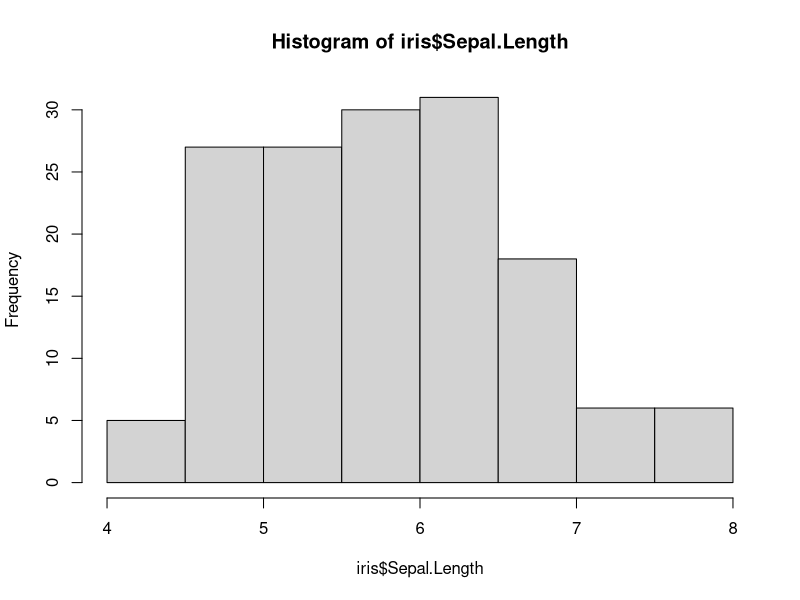
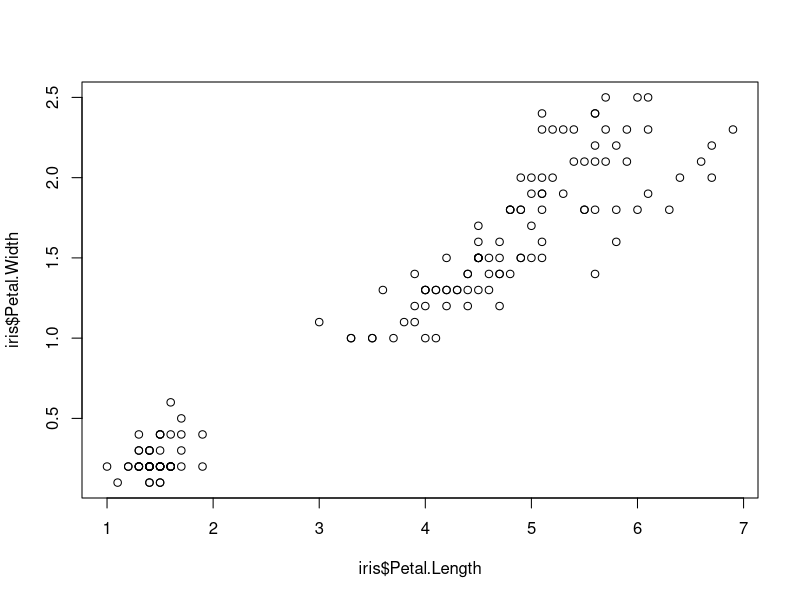
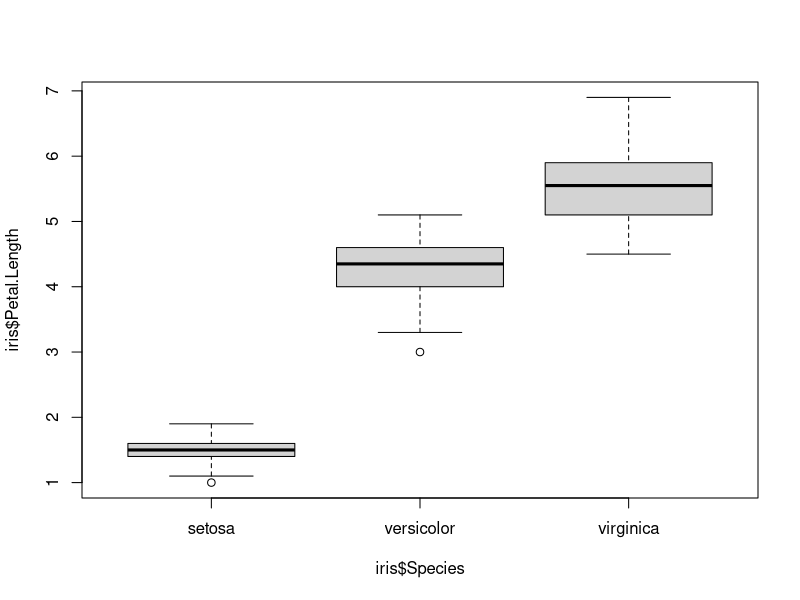
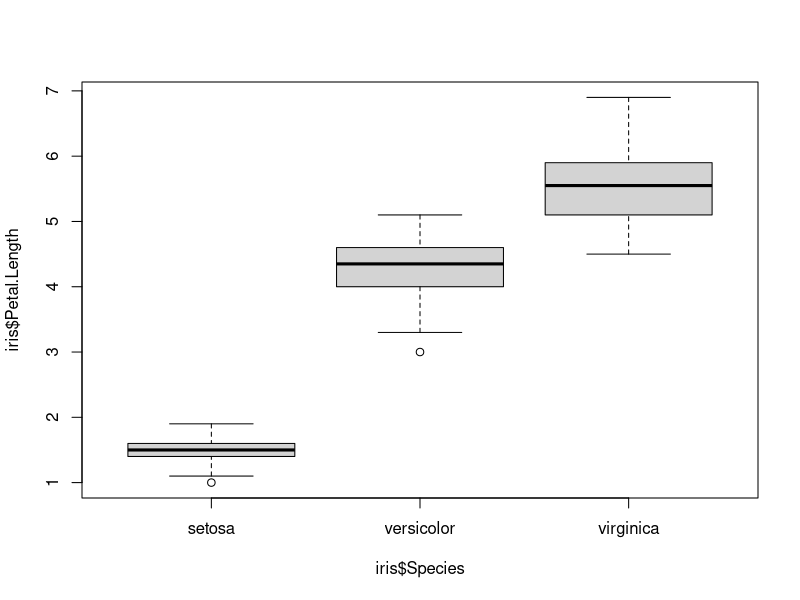
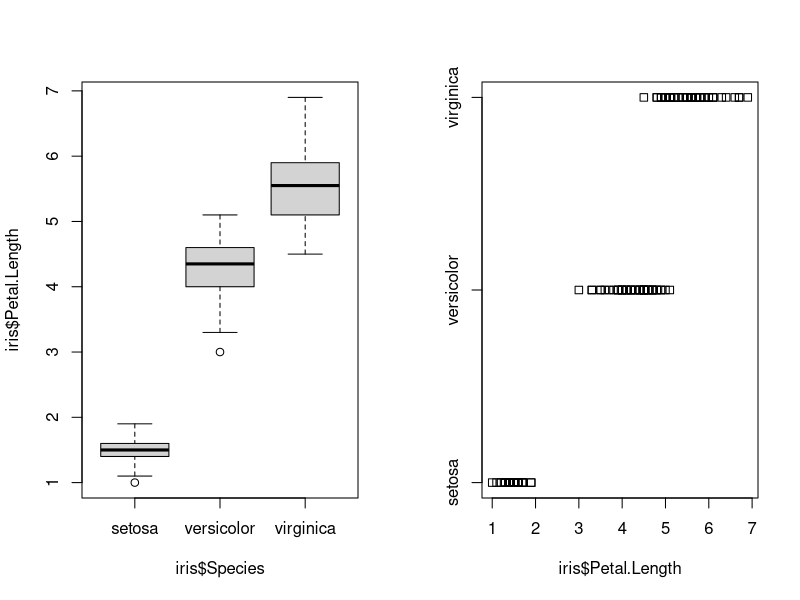
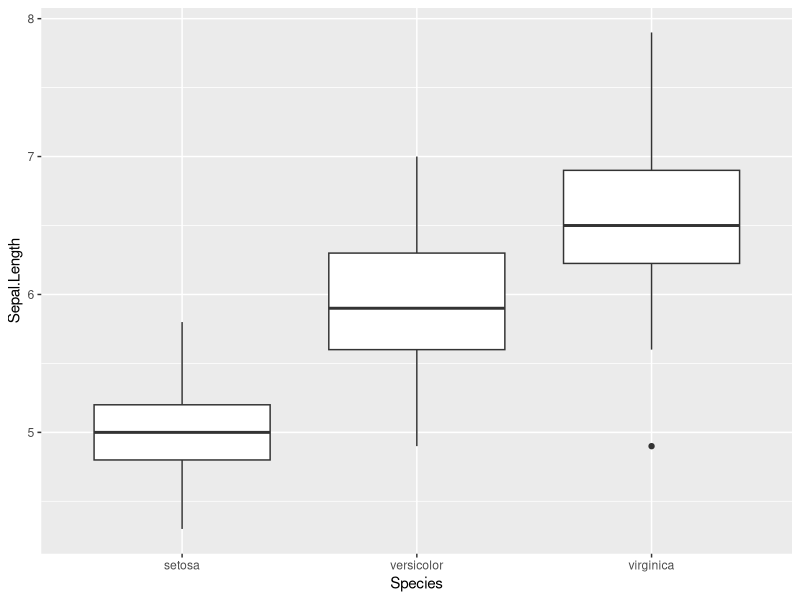
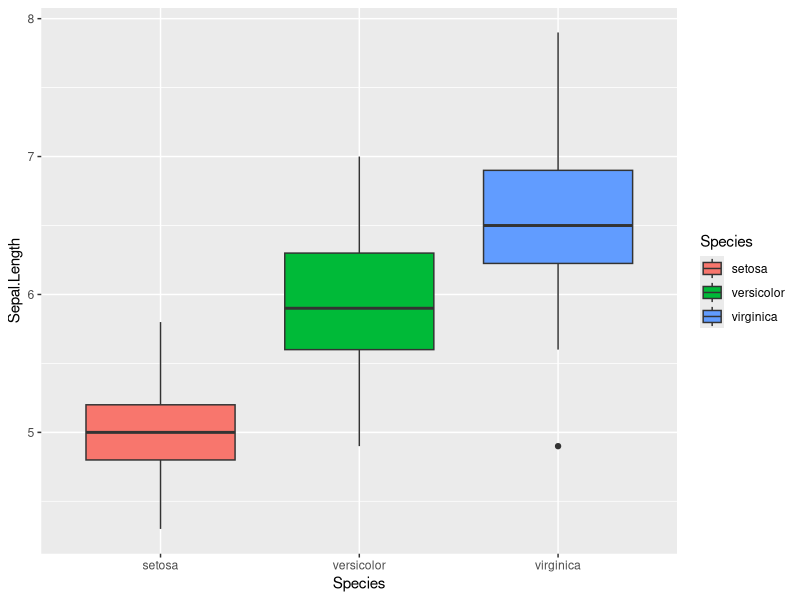
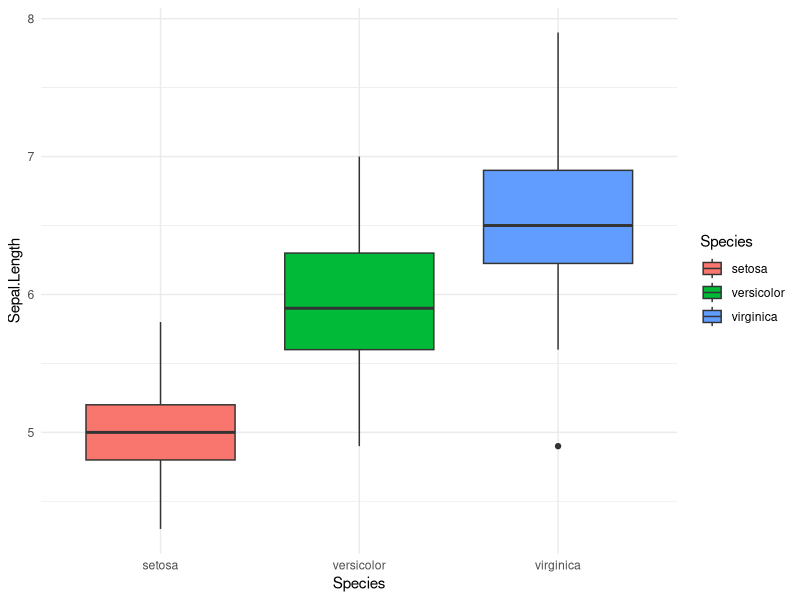

Reproduce these figures in R, in order.
# des graphiques

iris


#Graphics de Rbase
hist(iris$Sepal.Length)

plot(iris$Petal.Length, iris$Petal.Width)
#C est une fonction generique car on peut fournir d'autres entrées
boxplot(iris$Petal.Length~ iris$Species)
plot(iris$Petal.Length~ iris$Species) #refait un boxplot car c est logique pour lui

points(iris$Petal.Length[iris$Species=="setosa"],
      iris$Petal.Width[iris$Species=="setosa"],
      col="red", pch=16)

#stripchart(iris$Petal.Length~ iris$Species)

par(mfrow=c(1,2))
boxplot(iris$Petal.Length~ iris$Species)
stripchart(iris$Petal.Length~ iris$Species)

## ggplot2
#install.packages("ggplot2")

library(ggplot2)


#premier section donnée donc data= facul
#mapping : lien entre x et y

ggplot(data=iris, mapping= aes(x=Species, y=Sepal.Length))+
  geom_boxplot()


ggplot(data=iris, mapping= aes(x=Species, y=Sepal.Length,
                               fill=Species))+
  geom_boxplot()

ggplot(data=iris, mapping= aes(x=Species, y=Sepal.Length,
                               fill=Species))+
  geom_boxplot()+
  theme_minimal()


ggplot(data=iris, mapping= aes(x=Sepal.Length, fill=Species))+
  geom_histogram(bins=10)+
  theme_minimal()+
  facet_grid(rows=vars(Species))
#bins permet de définir le nombre de bar 



ggplot(data=iris, mapping= aes(x=Petal.Length, y=Petal.Width))+
  geom_point()+
  theme_light()+
  facet_grid(rows=vars(Species))

ggplot(data=iris, mapping= aes(x=Petal.Length, y=Petal.Width))+
  geom_point()+
  geom_smooth()+
  theme_light()


ggplot(data=iris, mapping= aes(x=Petal.Length, y=Petal.Width))+
  geom_point()+
  geom_smooth(method="lm")+
  theme_light()


ggplot(data=iris, mapping= aes(x=Petal.Length, y=Petal.Width, group=Species))+
  geom_point()+
  geom_smooth(method="lm")+
  theme_light()



ggplot(data=iris, mapping= aes(x=Petal.Length, y=Petal.Width, group=Species))+
  geom_point()+
  geom_smooth(method="lm", aes(colour=Species))+
  theme_light()


########################################################
########################################################
######### EXERCICE TD 
#install.packages("dplyr")
library(dplyr)
data("starwars")
head(starwars)

#Là on dit abscisse espèces et ordonné les masses)
ggplot(starwars, aes(x = species, y = mass, fill = species)) +
  geom_jitter(aes(color= species), width = 0.2, size = 3, alpha=0.7)+
  #là on mets un titre au graphique)
  ggtitle("Analyse de la masse des personnages de Star Wars")+
  #un sous titre
  labs(subtitle= "Comparaison par espèce",
  #On créer des espaces 
  x = "Espèce", y = "Masse (kg)")+
  theme_minimal(base_size = 14)+
  theme(axis.text.x = element_text(angle=45, hjust =1, face="bold",color="white"),
  axis.text.y = element_text(face="bold", color= "white"),
  plot.background = element_rect(fill = "black"),
  panel.background = element_rect(fill="black"),
  legend.background = element_rect(fill="gray20"),
  legend.text = element_text(color = "white"),
  legend.title = element_text(face = "bold", color= "white"),
  plot.title = element_text(face = "bold", size = 20, color = "gold"),
  plot.subtitle = element_text(face = "italic", size = 14, color = "gold"))
  

